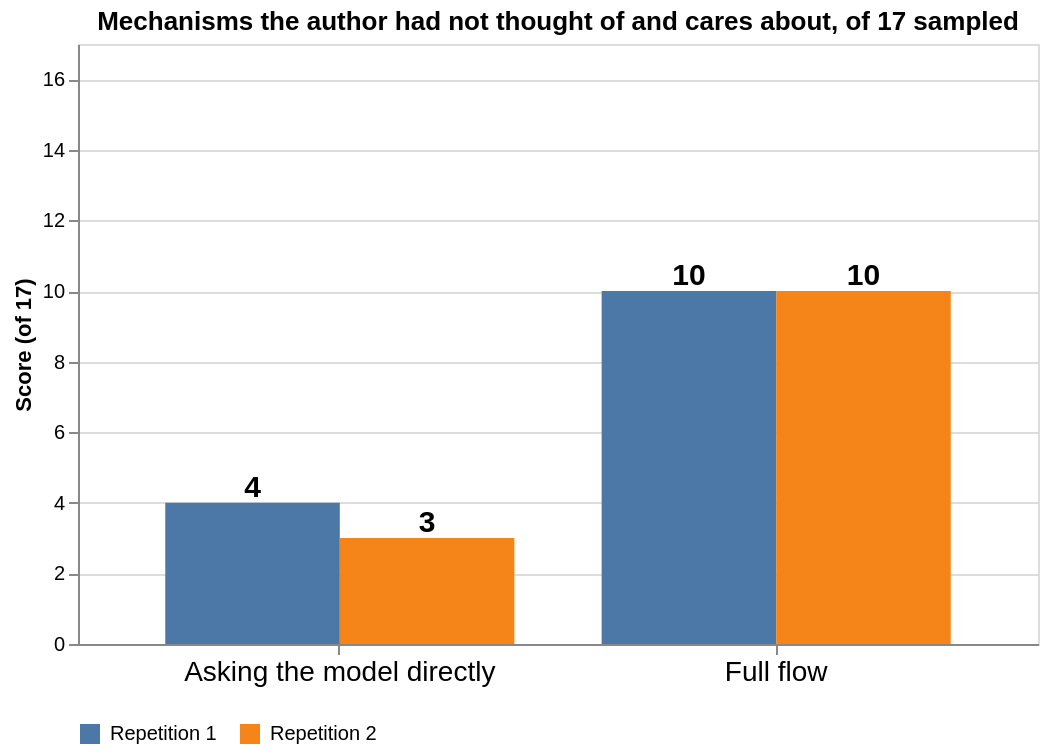

Here is the Vega-Lite specification saved for this chart:
### Vega-Lite specification from a JSON file in a GitHub repository (floating-point values rounded to 4 significant figures)
{"usermeta": {"fig": {"content": "data", "style": "cool-clean", "candidates": ["cool-clean"], "why": "counts read from the result files", "surface": "repo-doc"}}, "title": "Mechanisms the author had not thought of and cares about, of 17 sampled", "width": 480, "height": 300, "data": {"values": [{"side": "Asking the model directly", "rep": "Repetition 1", "score": 4}, {"side": "Asking the model directly", "rep": "Repetition 2", "score": 3}, {"side": "Full flow", "rep": "Repetition 1", "score": 10}, {"side": "Full flow", "rep": "Repetition 2", "score": 10}]}, "layer": [{"mark": "bar", "encoding": {"x": {"field": "side", "type": "nominal", "title": null, "sort": ["Asking the model directly", "Full flow"], "axis": {"labelAngle": 0, "labelFontSize": 14}}, "xOffset": {"field": "rep"}, "y": {"field": "score", "type": "quantitative", "title": "Score (of 17)", "scale": {"domain": [0, 17]}}, "color": {"field": "rep", "type": "nominal", "title": null, "legend": {"orient": "bottom"}}}}, {"mark": {"type": "text", "dy": -8, "fontSize": 15, "fontWeight": "bold"}, "encoding": {"x": {"field": "side", "type": "nominal", "title": null, "sort": ["Asking the model directly", "Full flow"], "axis": {"labelAngle": 0, "labelFontSize": 14}}, "xOffset": {"field": "rep"}, "y": {"field": "score", "type": "quantitative", "title": "Score (of 17)", "scale": {"domain": [0, 17]}}, "text": {"field": "score"}}}]}
